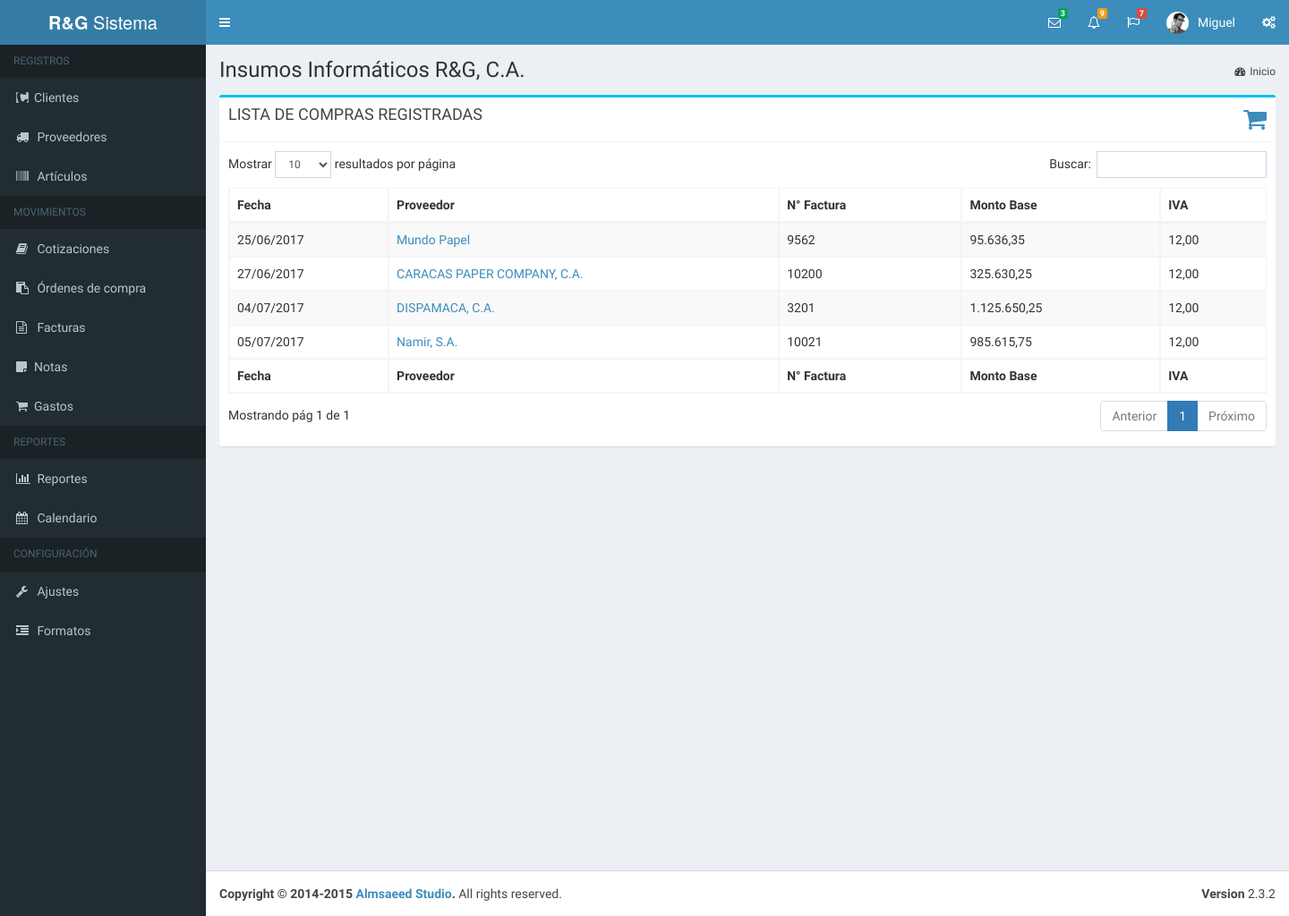
Before: /compras.php (signed in) with the older database file.
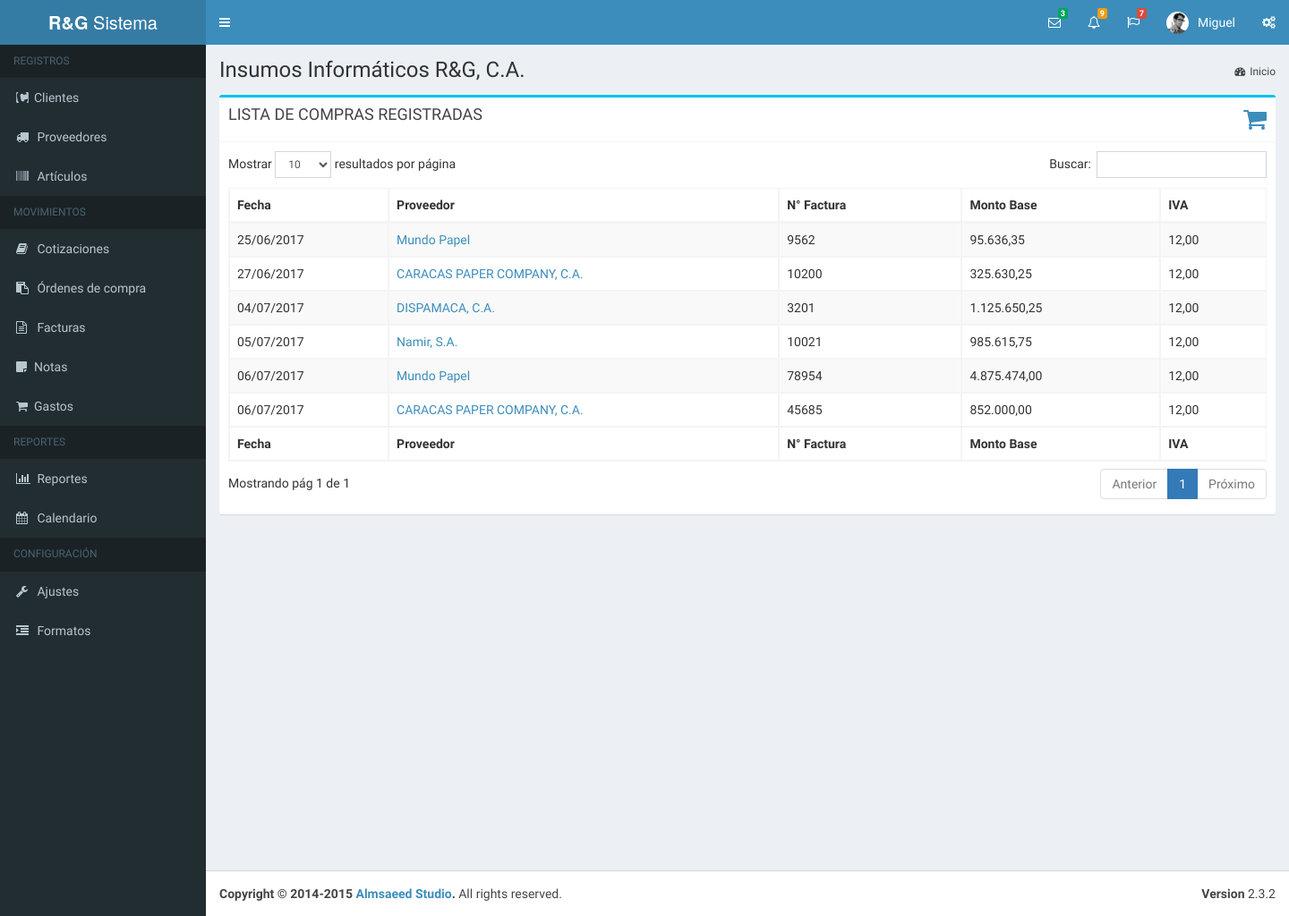
After: the same page with the newer database file.
### tables this page shows
CREATE TABLE IF NOT EXISTS `compra` (
  `idCompra` int(5) NOT NULL AUTO_INCREMENT,
  `idProveedor` int(7) NOT NULL,
  `estado` varchar(15) DEFAULT NULL,
  `fecha_emision` datetime NOT NULL,
  `fecha_registro` datetime DEFAULT NULL,
  `fecha_modificacion` datetime DEFAULT NULL,
  `ncontrol` varchar(30) NOT NULL,
  `num_retencion` varchar(15) DEFAULT NULL,
  `retencion` float DEFAULT NULL,
  `iva` float NOT NULL,
  `nfactura` varchar(30) NOT NULL,
  `monto` float(12,2) NOT NULL,
  `idUsuario` int(11) NOT NULL,
  PRIMARY KEY (`idCompra`)
);

CREATE TABLE IF NOT EXISTS `proveedor` (
  `idProveedor` int(7) NOT NULL AUTO_INCREMENT,
  `Nombre` varchar(51) NOT NULL,
  `rif` varchar(13) NOT NULL,
  `nit` int(11) DEFAULT NULL,
  `Direccion1` varchar(101) DEFAULT NULL,
  `Direccion2` varchar(101) DEFAULT NULL,
  `Ciudad` varchar(30) DEFAULT NULL,
  `pcontacto` varchar(60) DEFAULT NULL,
  `telefono1` varchar(20) DEFAULT NULL,
  `telefono2` varchar(20) DEFAULT NULL,
  `IdCondicion` int(2) DEFAULT NULL,
  `IdVendedor` int(1) DEFAULT NULL,
  `PagWeb` varchar(30) DEFAULT NULL,
  `Email` varchar(30) DEFAULT NULL,
  `NroPrecio` int(1) DEFAULT NULL,
  PRIMARY KEY (`idProveedor`)
);

### bd/data-compra.php (called while the page is built, shortened)
<?php
	function obtenerListaCompras( $dbh, $idu ){
		$lista_c = array();
		$q = "select c.idCompra as idcompra, c.monto as mbase, c.iva as iva,
		date_format(c.fecha_emision,'%d/%m/%Y') as femision, ((c.monto * c.iva/100) + c.monto) as mtotal,
		date_format(c.fecha_registro,'%d/%m/%Y %h:%i %p') as fregistro,
		( (( c.monto * c.iva/100 ) + c.monto ) - ((c.iva*c.monto/100)*c.retencion) ) as mpagado,
		c.ncontrol as ncontrol, c.nfactura as nfactura, p.idProveedor as idp, p.Nombre as proveedor
		from proveedor p, compra c where c.idProveedor = p.idProveedor and c.idUsuario = $idu and
		estado <> 'eliminada'";
		$data = mysql_query( $q, $dbh );
		while( $c = mysql_fetch_array( $data ) ){
			$lista_c[] = $c;
		}
		return $lista_c;
	}
?>

### sub-scripts/tablas/tabla_compras.php (the view, shortened to what this page needs)
<?php
	$compras = obtenerListaCompras( $dbh, $idu );
?>
<table id="lcompras" class="table table-bordered table-striped">
    <thead>
      <tr>
        <th>Fecha</th><th>Proveedor</th><th>N° Factura</th><th>Monto Base</th><th>IVA</th>
      </tr>
    </thead>
    <tbody>
        <?php foreach( $compras as $c ){?>
        <tr>
            <td> <?php echo $c["femision"];?></td>
            <td> <a href="ficha_compra.php?id=<?php echo $c["idcompra"]; ?>">
              <?php echo $c["proveedor"]; ?></a>
            </td>
            <td> <?php echo $c["nfactura"];?></td>
            <td> <?php echo number_format( $c["mbase"], 2, ",", "." ); ?></td>
            <td> <?php echo number_format( $c["iva"], 2, ",", "." ); ?></td>
        </tr>
        <?php } ?>
    </tbody>
    <tfoot>
      <tr>
        <th>Fecha</th><th>Proveedor</th><th>N° Factura</th><th>Monto Base</th><th>IVA</th>
      </tr>
    </tfoot>
</table>

Changed rows visible on the page:
added compra: femision "06/07/2017", idProveedor.Nombre "Mundo Papel", nfactura "78954", monto "4.875.474,00", iva "12,00"
added compra: femision "06/07/2017", idProveedor.Nombre "CARACAS PAPER COMPANY, C.A.", nfactura "45685", monto "852.000,00", iva "12,00"
